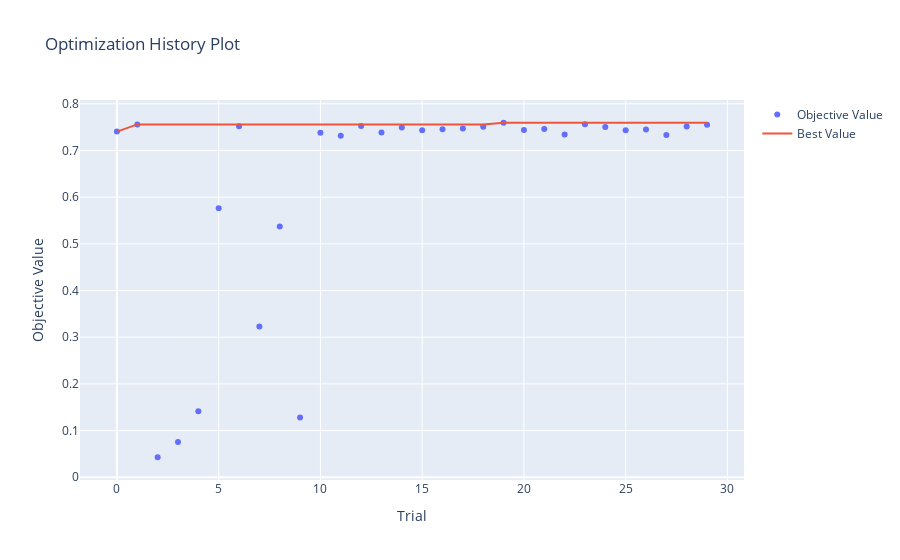

Notebook source saved alongside this figure:
### Code cell
# plot performance of all trials
optuna.visualization.plot_optimization_history(study)

### Figure 1 — Plotly figure (JSON) as saved in the notebook; plotly's stock layout.template omitted (floating-point values rounded to 4 significant figures)
{"data": [{"mode": "markers", "name": "Objective Value", "type": "scatter", "x": [0, 1, 2, 3, 4, 5, 6, 7, 8, 9, 10, 11, 12, 13, 14, 15, 16, 17, 18, 19, 20, 21, 22, 23, 24, 25, 26, 27, 28, 29], "y": [0.7405, 0.7559, 0.04292, 0.07534, 0.1416, 0.5763, 0.752, 0.323, 0.5371, 0.1283, 0.738, 0.7314, 0.7527, 0.7384, 0.7491, 0.7436, 0.7455, 0.7472, 0.7511, 0.7595, 0.7437, 0.7458, 0.7344, 0.7564, 0.7502, 0.7431, 0.7447, 0.7331, 0.7513, 0.7554]}, {"name": "Best Value", "type": "scatter", "x": [0, 1, 2, 3, 4, 5, 6, 7, 8, 9, 10, 11, 12, 13, 14, 15, 16, 17, 18, 19, 20, 21, 22, 23, 24, 25, 26, 27, 28, 29], "y": [0.7405, 0.7559, 0.7559, 0.7559, 0.7559, 0.7559, 0.7559, 0.7559, 0.7559, 0.7559, 0.7559, 0.7559, 0.7559, 0.7559, 0.7559, 0.7559, 0.7559, 0.7559, 0.7559, 0.7595, 0.7595, 0.7595, 0.7595, 0.7595, 0.7595, 0.7595, 0.7595, 0.7595, 0.7595, 0.7595]}], "layout": {"title": {"text": "Optimization History Plot"}, "xaxis": {"title": {"text": "Trial"}}, "yaxis": {"title": {"text": "Objective Value"}}}}
